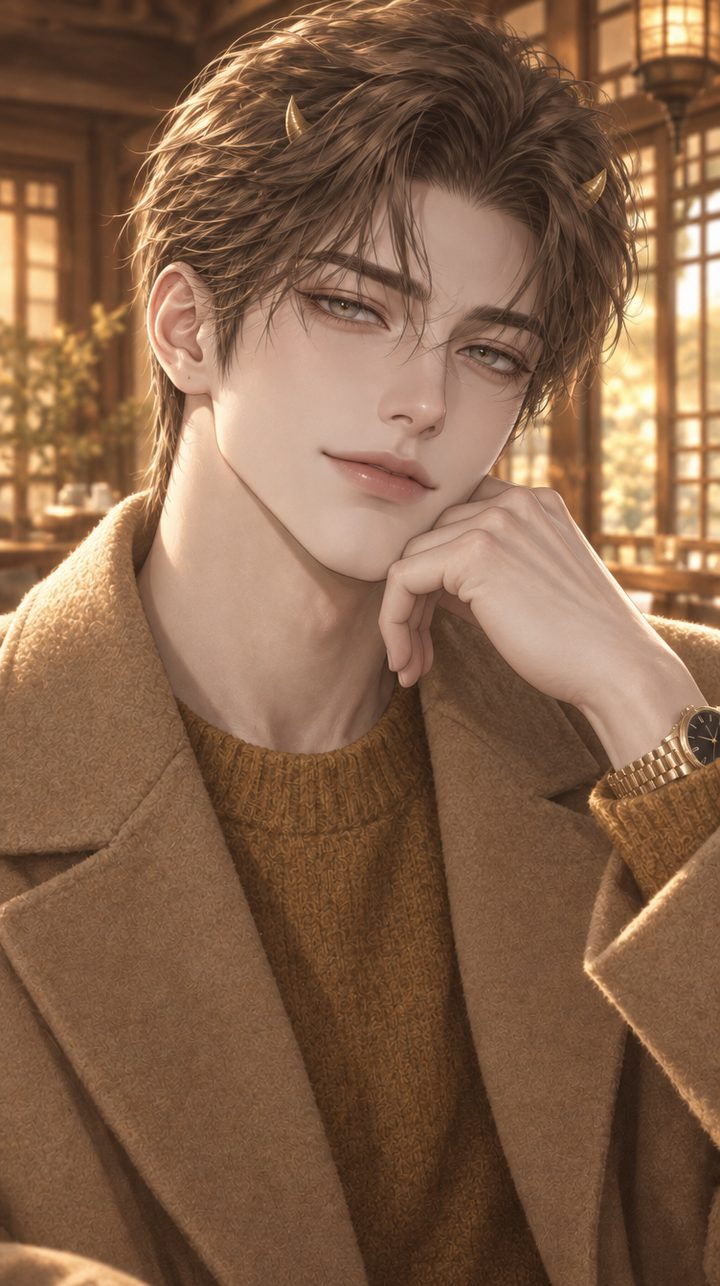
#> input picture bk/사주프로토_백업/proto/img/earth.jpg, 720 x 1286 px
$ python -i mask.py   (imports and definitions only)
#> lines starting #> are read from the running program, lines starting #| are printed output that depends on the picture
import sys, numpy as np
from PIL import Image, ImageFilter
def mask(depth_path,out):
#> called with depth_path = '../../bk/사주프로토_백업/proto/img/earth.jpg', out = 'out.png'
    d=np.asarray(Image.open(depth_path).convert('L'),dtype=np.float32)/255.
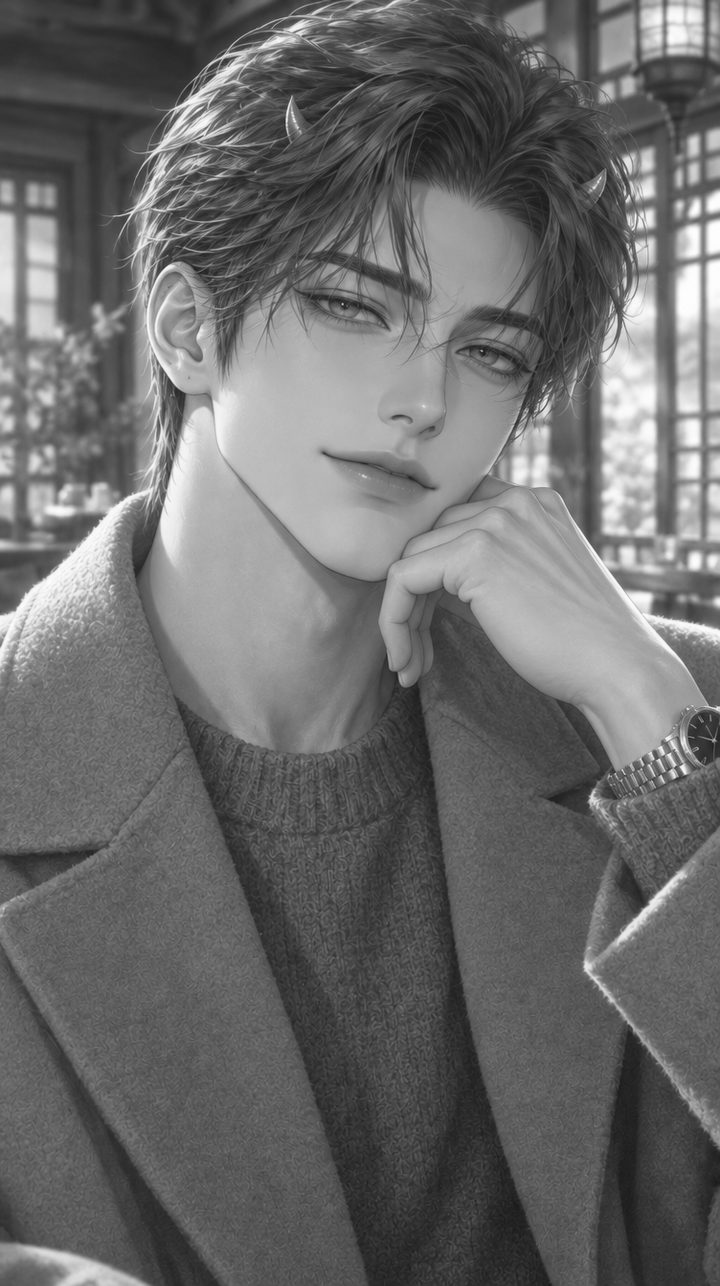
#> d: shape (1286, 720) float32; min 0.0706, max 1, mean 0.419
    # Otsu
    h,_=np.histogram(d,bins=64,range=(0,1)); p=h/h.sum(); w=np.cumsum(p); mu=np.cumsum(p*np.arange(64)); mt=mu[-1]
#> after `h, _ = np.histogram(d, bins=64, range=(0, 1))`: h = 64 values, max 54683 at index 23, min 0 at index 0, mean 14467.5
#> after `p = h / h.sum()`: p = 64 values, max 0.0591 at index 23, min 0 at index 0, mean 0.0156
#> after `w = np.cumsum(p)`: w = 64 values from 0 to 1
#> after `mu = np.cumsum(p * np.arange(64))`: mu = 64 values from 0 to 26.36
#> after `mt = mu[-1]`: mt = 26.36
    sb=(mt*w-mu)**2/(w*(1-w)+1e-9); t=(np.argmax(sb)+.5)/64
#> after `sb = (mt * w - mu) ** 2 / (w * (1 - w) + 1e-09)`: sb = 64 values, max 102.7 at index 31, min 0 at index 0, mean 48.16
#> after `t = (np.argmax(sb) + 0.5) / 64`: t = 0.492
    a=np.clip((d-(t-.06))/.12,0,1)
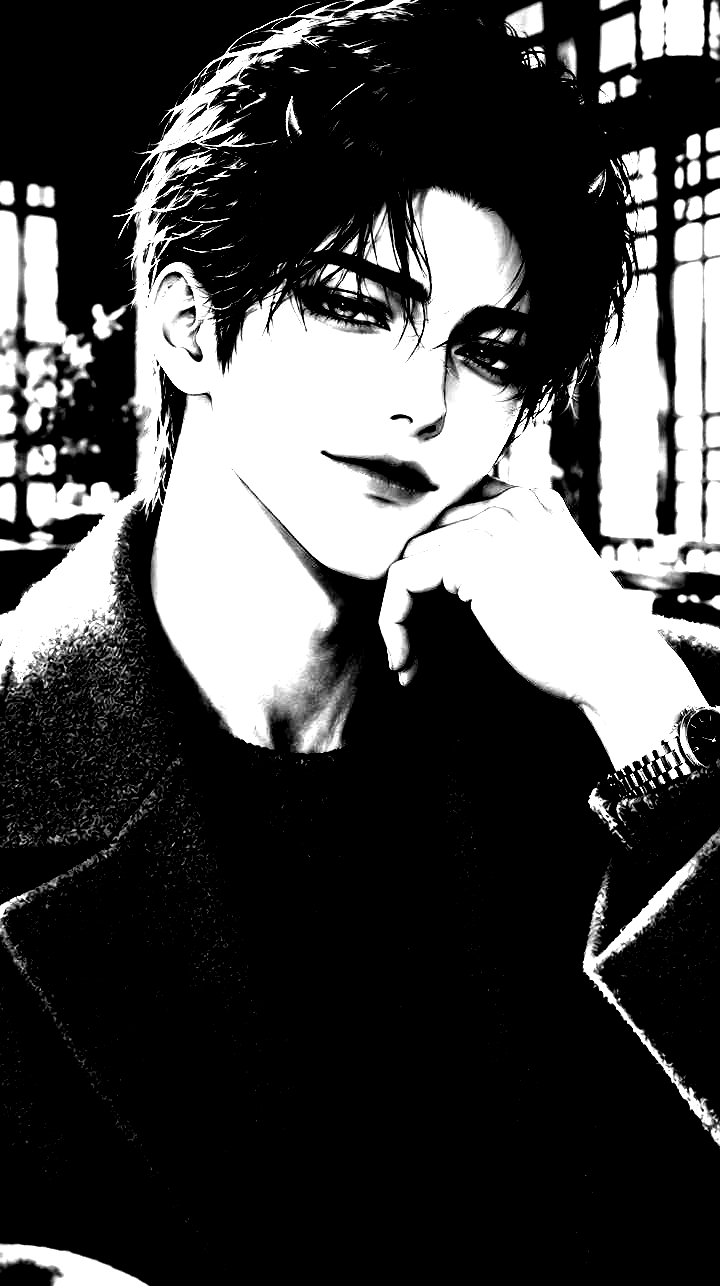
#> a: shape (1286, 720) float32; min 0, max 1, mean 0.283
    im=Image.fromarray((a*255).astype(np.uint8)).filter(ImageFilter.GaussianBlur(1.2))
    rgba=Image.new('RGBA',im.size,(255,255,255,0)); rgba.putalpha(im); rgba.save(out,optimize=True); return t
# [2 lines not run here, left out]

>>> result = mask('../../bk/사주프로토_백업/proto/img/earth.jpg', 'out.png')
#> result = 0.492

$ run again, on bk/사주프로토_백업/proto/img/halmae.jpg
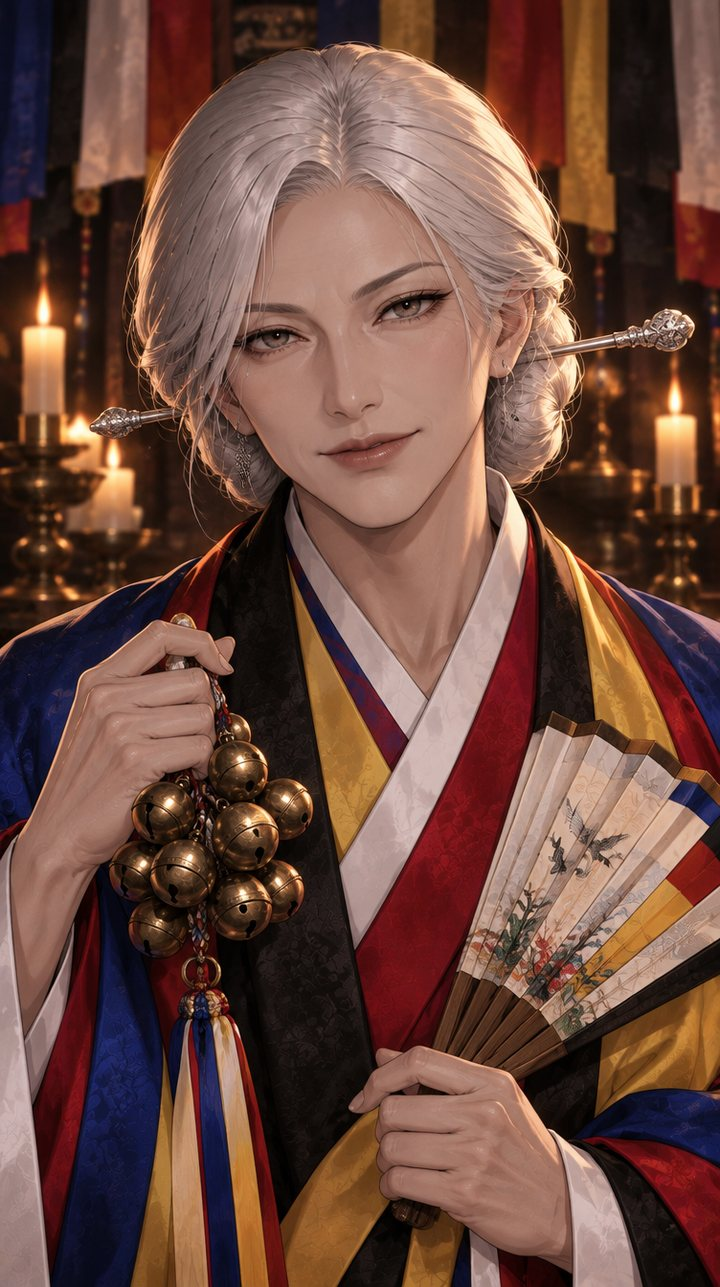
#> input picture bk/사주프로토_백업/proto/img/halmae.jpg, 720 x 1287 px
#> in mask, `d=np.asarray(Image.open(depth_path).convert('L'),dtype=np.float32)/255.`:
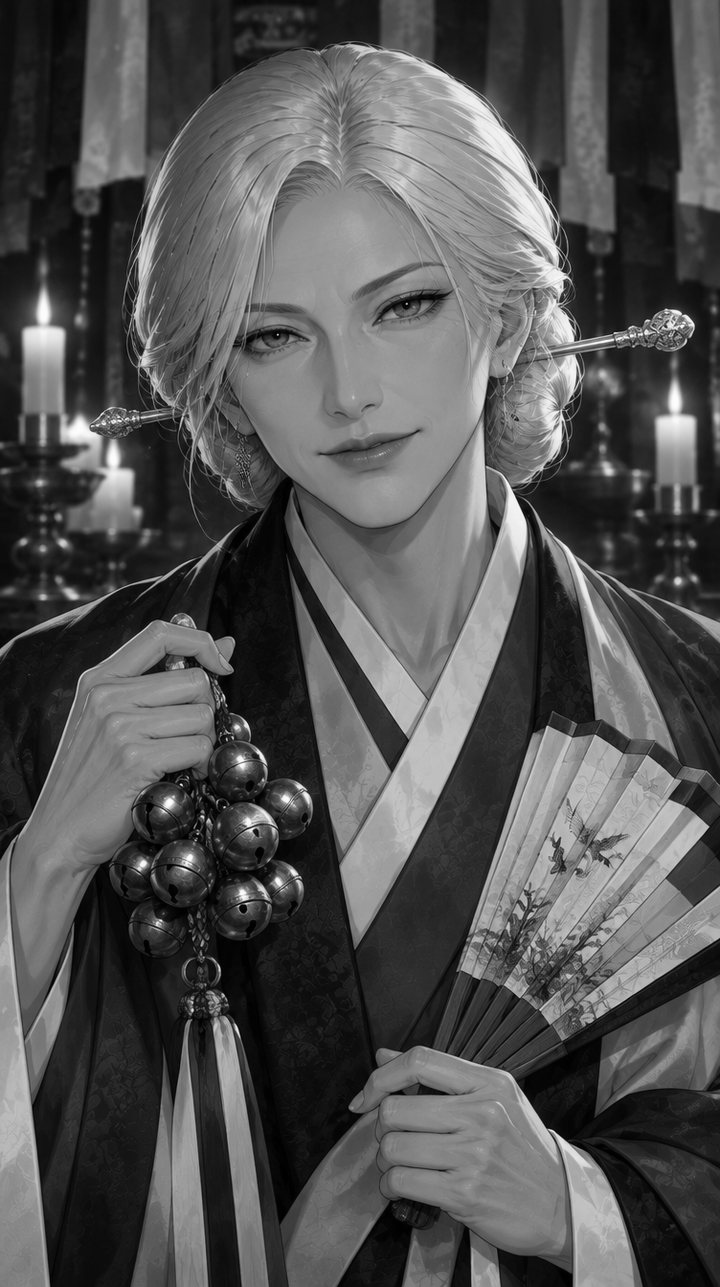
#> d: shape (1287, 720) float32; min 0, max 0.996, mean 0.326
#> h = 64 values, max 51391 at index 5, min 133 at index 63, mean 14478.8
#> p = 64 values, max 0.0555 at index 5, min 0.000144 at index 63, mean 0.0156
#> w = 64 values from 0.00548 to 1
#> mu = 64 values from 0 to 20.42
#> mt = 20.42
#> sb = 64 values, max 164.7 at index 21, min 1.26e-20 at index 63, mean 82.46
#> t = 0.336
#> in mask, `im=Image.fromarray((a*255).astype(np.uint8)).filter(ImageFilter.Gaussi..`:
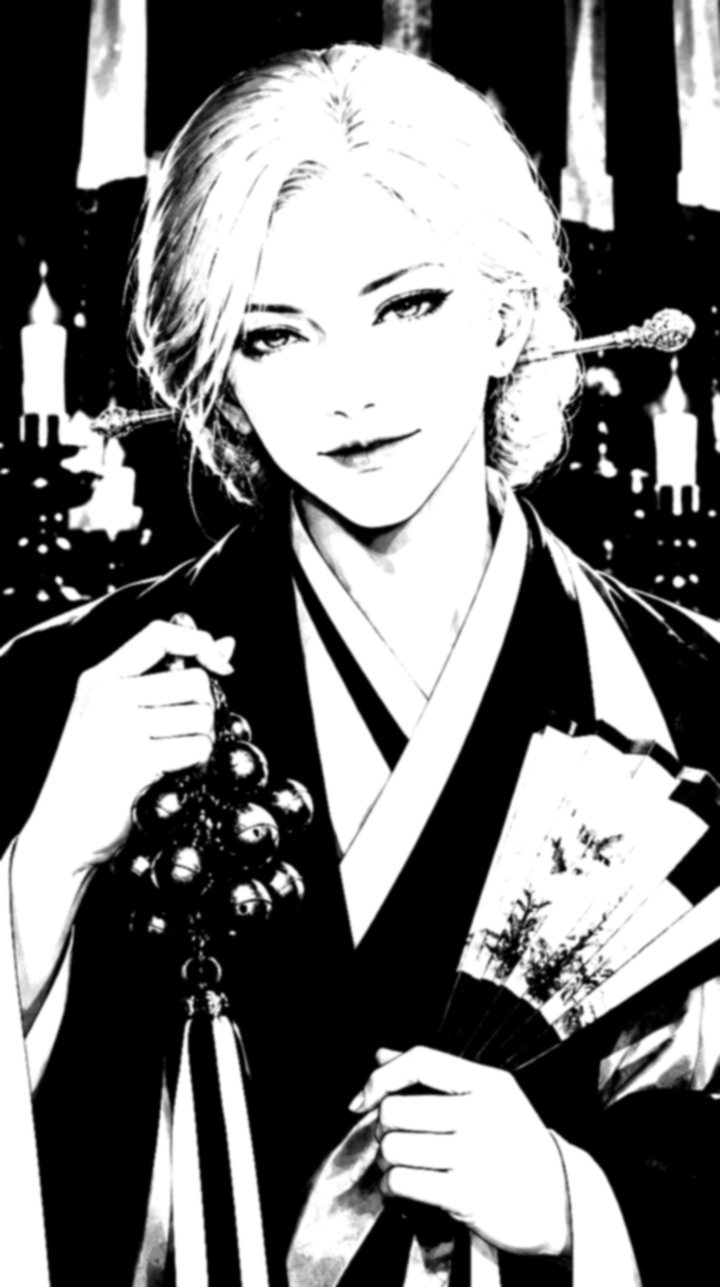
#> im: PIL image 720x1287 L; min 0, max 255, mean 118.6

$ run again, on bk/사주프로토_백업/proto/img/ian_intro0.jpg
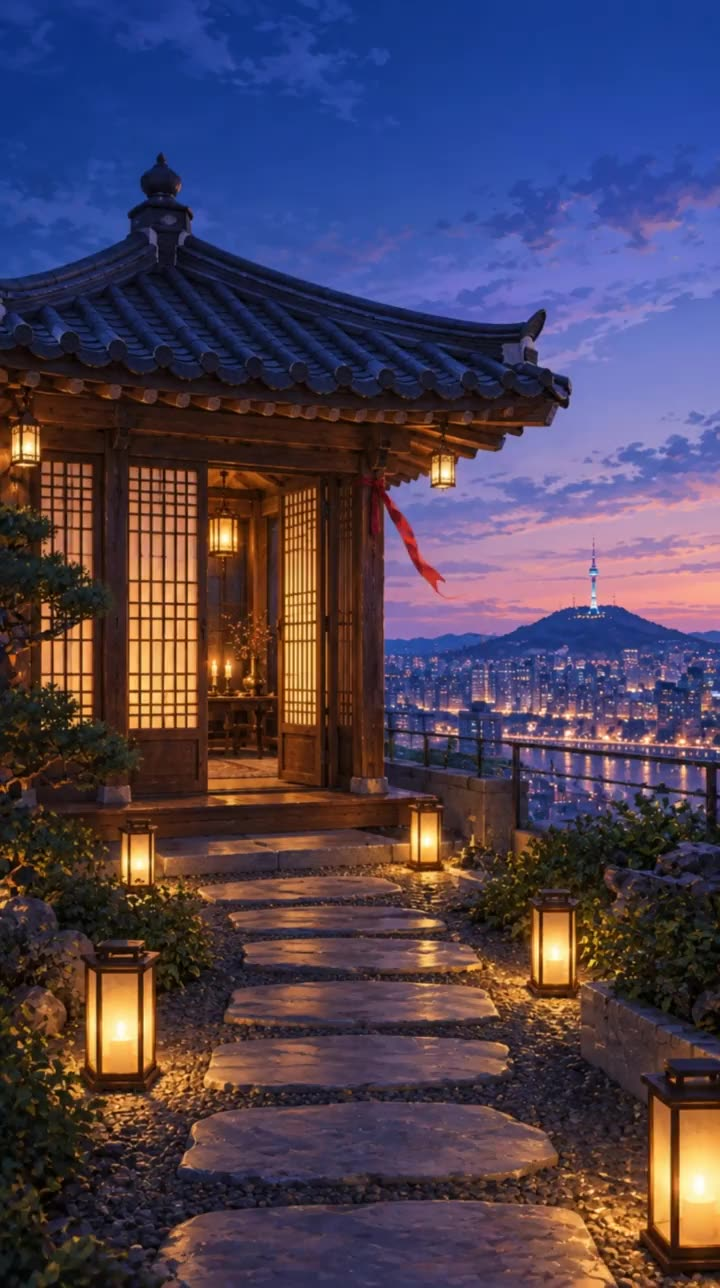
#> input picture bk/사주프로토_백업/proto/img/ian_intro0.jpg, 720 x 1288 px
#> in mask, `d=np.asarray(Image.open(depth_path).convert('L'),dtype=np.float32)/255.`:
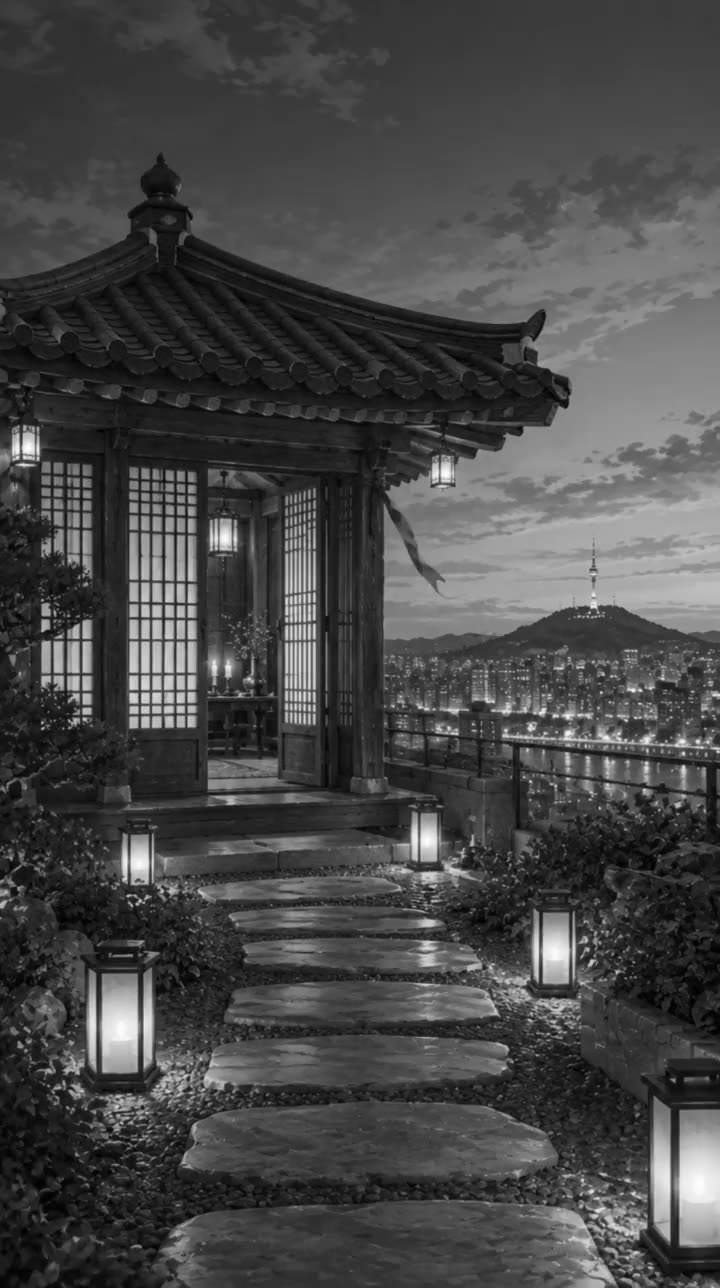
#> d: shape (1288, 720) float32; min 0, max 0.996, mean 0.281
#> h = 64 values, max 52022 at index 14, min 66 at index 63, mean 14490
#> p = 64 values, max 0.0561 at index 14, min 7.12e-05 at index 63, mean 0.0156
#> w = 64 values from 0.000487 to 1
#> mu = 64 values from 0 to 17.55
#> mt = 17.55
#> sb = 64 values, max 83.83 at index 23, min 0 at index 63, mean 39.98
#> t = 0.367
#> in mask, `im=Image.fromarray((a*255).astype(np.uint8)).filter(ImageFilter.Gaussi..`:
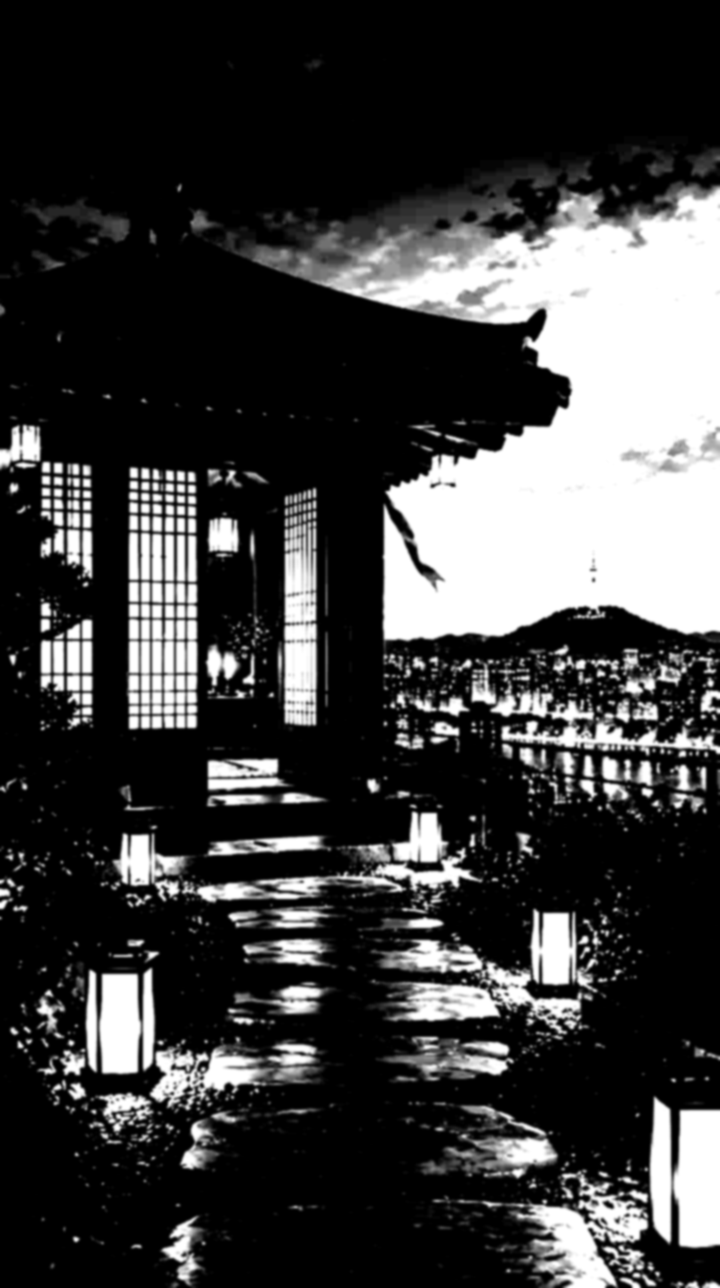
#> im: PIL image 720x1288 L; min 0, max 255, mean 60.9
